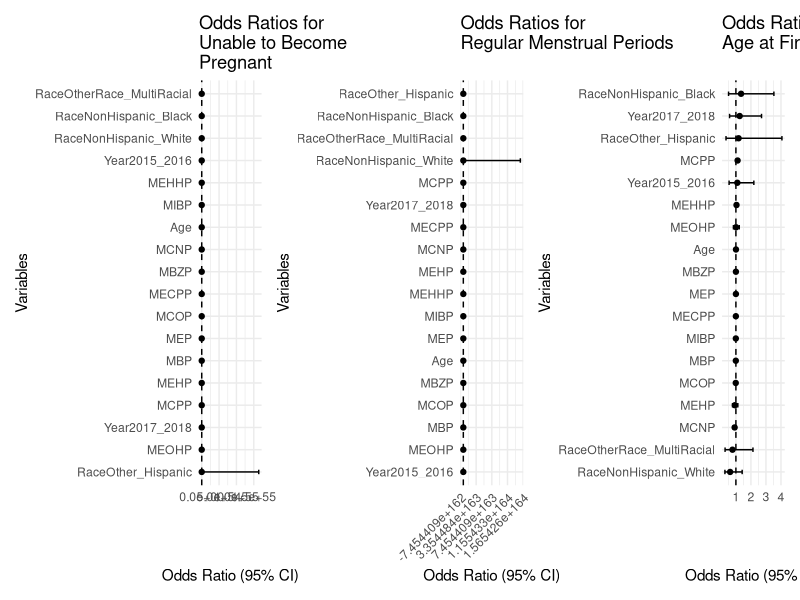
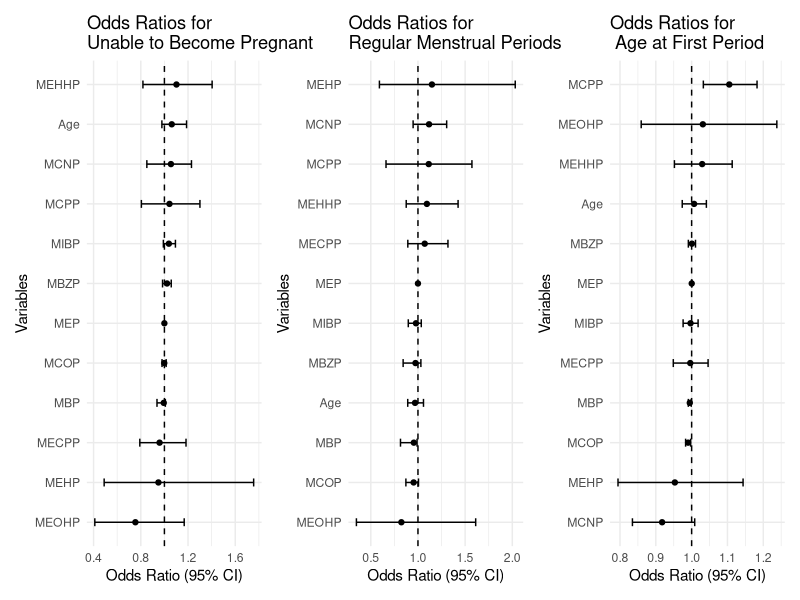
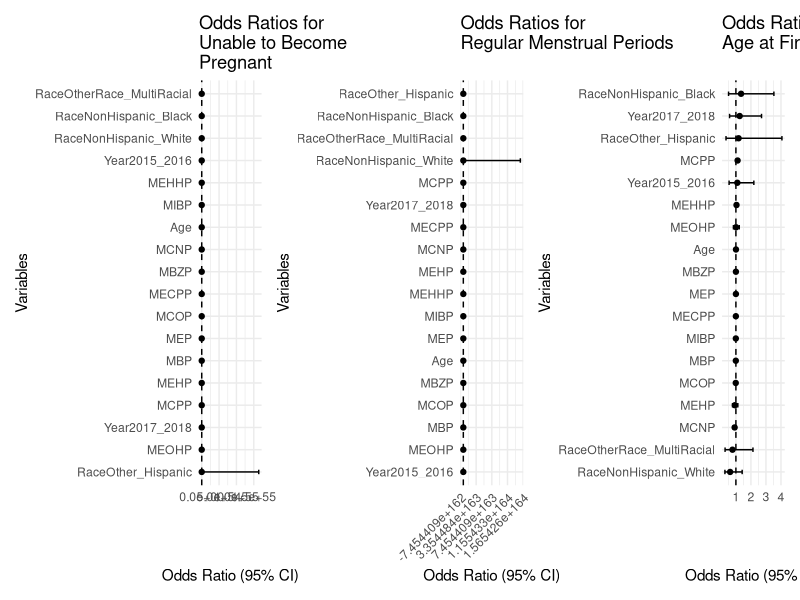
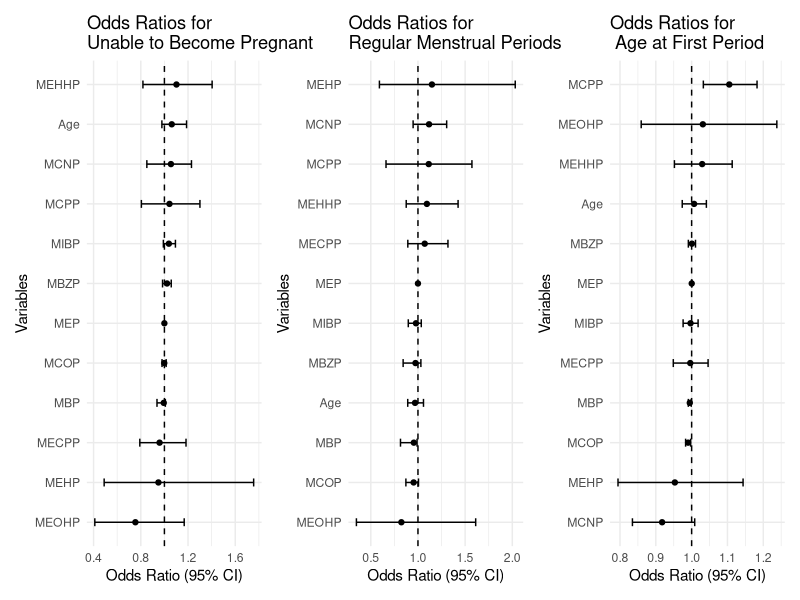

Write R code to recreate these figures, in order.
## ---- chunk 1
library(glmnet)
library(tidyverse)
library(broom)
library(patchwork)
## ---- chunk 2
data <- read.csv("data/data_clean.csv") |>
  data.frame() 

data$UnablePregnant <- ifelse(data$UnablePregnant == "Yes", 1,
                              ifelse(data$UnablePregnant == "No", 0, NA))

data$RegularPeriod_12m <- ifelse(data$RegularPeriod_12m == "Yes", 1,
                              ifelse(data$RegularPeriod_12m == "No", 0, NA))
## ---- chunk 3
data =
  data |>
  mutate(Race = as.factor(Race))
         # RegularPeriod_12m = as.factor(RegularPeriod_12m),
         # UnablePregnant = as.factor(UnablePregnant),)
## ---- chunk 4
# Prepare data for modeling
data1 <- data |>
  filter(Age < 50) 
## ---- chunk 5
glm_ability <- glm(UnablePregnant ~ MCNP + MCOP + MECPP + MBP + MCPP + MEP + MEHHP + MEHP + MIBP + MEOHP + MBZP + Age + Race + Year, data = data1, family = binomial)

glm_regularity <- glm(RegularPeriod_12m ~ MCNP + MCOP + MECPP + MBP + MCPP + MEP + MEHHP + MEHP + MIBP + MEOHP + MBZP + Age + Race + Year, data = data1, family = binomial)

glm_first_period <- glm(Age_FirstPeriod ~ MCNP + MCOP + MECPP + MBP + MCPP + MEP + MEHHP + MEHP + MIBP + MEOHP + MBZP + Age + Race + Year, data = data1, family = gaussian)
## ---- chunk 6
# 95% CI
tidy_ability <- tidy(glm_ability, exponentiate = TRUE, conf.int = TRUE) |>
  filter(term != "(Intercept)")

tidy_regularity <- tidy(glm_regularity, exponentiate = TRUE, conf.int = TRUE) |>
  filter(term != "(Intercept)")

tidy_first <- tidy(glm_first_period, exponentiate = TRUE, conf.int = TRUE) |>
  filter(term != "(Intercept)")

# Forest Plots
ggplot(tidy_ability, aes(x = estimate, y = reorder(term, estimate))) +
  geom_point() +
  geom_errorbarh(aes(xmin = conf.low, xmax = conf.high), height = 0.2) +
  geom_vline(xintercept = 1, linetype = "dashed") +
  labs(
    x = "Odds Ratio (95% CI)",
    y = "Variables",
    title = "Odds Ratios for \nUnable to Become \nPregnant"
  ) +
  theme_minimal() -> ability1

ggplot(tidy_regularity, aes(x = estimate, y = reorder(term, estimate))) +
  geom_point() +
  geom_errorbarh(aes(xmin = conf.low, xmax = conf.high), height = 0.2) +
  geom_vline(xintercept = 1, linetype = "dashed") +
  labs(
    x = "Odds Ratio (95% CI)",
    y = "Variables",
    title = "Odds Ratios for\nRegular Menstrual Periods"
  ) +
  theme_minimal() +
  theme(
    axis.text.x = element_text(angle = 45, hjust = 1)
  )-> regularity1

ggplot(tidy_first, aes(x = estimate, y = reorder(term, estimate))) +
  geom_point() +
  geom_errorbarh(aes(xmin = conf.low, xmax = conf.high), height = 0.2) +
  geom_vline(xintercept = 1, linetype = "dashed") +
  labs(
    x = "Odds Ratio (95% CI)",
    y = "Variables",
    title = "Odds Ratios for\nAge at First Period"
  ) +
  theme_minimal() -> first1
## ---- chunk 7
combined_plot = (ability1 + regularity1 + first1)
combined_plot

ggsave(
  filename = "glm_covariates.png",
  plot = combined_plot,
  width = 10.5,
  height = 5
)
## ---- chunk 8
glm_ability <- glm(UnablePregnant ~ MCNP + MCOP + MECPP + MBP + MCPP + MEP + MEHHP + MEHP + MIBP + MEOHP + MBZP + Age, data = data1, family = binomial)

glm_regularity <- glm(RegularPeriod_12m ~ MCNP + MCOP + MECPP + MBP + MCPP + MEP + MEHHP + MEHP + MIBP + MEOHP + MBZP + Age, data = data1, family = binomial)

glm_first_period <- glm(Age_FirstPeriod ~ MCNP + MCOP + MECPP + MBP + MCPP + MEP + MEHHP + MEHP + MIBP + MEOHP + MBZP + Age, data = data1, family = gaussian)
## ---- chunk 9
# 95% CI
tidy_ability <- tidy(glm_ability, exponentiate = TRUE, conf.int = TRUE) |>
  filter(term != "(Intercept)")

tidy_regularity <- tidy(glm_regularity, exponentiate = TRUE, conf.int = TRUE) |>
  filter(term != "(Intercept)")

tidy_first <- tidy(glm_first_period, exponentiate = TRUE, conf.int = TRUE) |>
  filter(term != "(Intercept)")

# Forest Plots
ggplot(tidy_ability, aes(x = estimate, y = reorder(term, estimate))) +
  geom_point() +
  geom_errorbarh(aes(xmin = conf.low, xmax = conf.high), height = 0.2) +
  geom_vline(xintercept = 1, linetype = "dashed") +
  labs(
    x = "Odds Ratio (95% CI)",
    y = "Variables",
    title = "Odds Ratios for \nUnable to Become Pregnant"
  ) +
  theme_minimal() -> ability1

ggplot(tidy_regularity, aes(x = estimate, y = reorder(term, estimate))) +
  geom_point() +
  geom_errorbarh(aes(xmin = conf.low, xmax = conf.high), height = 0.2) +
  geom_vline(xintercept = 1, linetype = "dashed") +
  labs(
    x = "Odds Ratio (95% CI)",
    y = "Variables",
    title = "Odds Ratios for\nRegular Menstrual Periods"
  ) +
  theme_minimal() -> regularity1

ggplot(tidy_first, aes(x = estimate, y = reorder(term, estimate))) +
  geom_point() +
  geom_errorbarh(aes(xmin = conf.low, xmax = conf.high), height = 0.2) +
  geom_vline(xintercept = 1, linetype = "dashed") +
  labs(
    x = "Odds Ratio (95% CI)",
    y = "Variables",
    title = "Odds Ratios for\n Age at First Period"
  ) +
  theme_minimal() -> first1
## ---- chunk 10
combined_plot = (ability1 + regularity1 + first1)
combined_plot

ggsave(
  filename = "glm_forest_plot.png",
  plot = combined_plot,
  width = 10,
  height = 4
)
